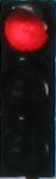
#> input picture red_light3.png, 56 x 179 px
$ python -i traffic_light_detection.py   (imports and definitions only)
#> lines starting #> are read from the running program, lines starting #| are printed output that depends on the picture
import os
import sys
import argparse

import cv2
import numpy as np
from sklearn.externals import joblib


class BlobDetector():

    def __init__(self, blob_color=255, min_area=16, max_area=38400,
        min_circularity=0.6, min_convexity=0.6, min_inertia_ratio=0.5):

        params = cv2.SimpleBlobDetector_Params()

        # Filter by Color
        params.filterByColor = True
        params.blobColor = blob_color

        # Filter by Area
        params.filterByArea = True
        params.minArea = min_area
        params.maxArea = max_area

        # Filter by Circularity
        params.filterByCircularity = True
        params.minCircularity = min_circularity

        # Filter by Convexity
        params.filterByConvexity = True
        params.minConvexity = min_convexity

        # Filter by Inertia
        params.filterByInertia = True
        params.minInertiaRatio = min_inertia_ratio

        self.detector = cv2.SimpleBlobDetector_create(params)

    def detect(self, image):
        return self.detector.detect(image)


class TrafficLightClassifier():

    def __init__(self, pca_path, clf_path, image_dims=(20, 60), image_channels=3):
        self.image_dims = image_dims
        self.image_channels = image_channels
        self.flattened_dims = self.image_dims[0] * self.image_dims[1] * self.image_channels

        self.pca = joblib.load(os.path.abspath(pca_path))
        self.clf = joblib.load(os.path.abspath(clf_path))

    # [5 lines left out: function predict, not called in this run]


class TrafficLightWCount():

    # [22 lines left out: functions __init__, increment_count, decrement_count, not called in this run]

    def gteq_threshold(self):
        return self.count >= self.threshold


class FrameProcessor():

    RELEVANT_IMAGE_PART = (0, 180)

    BLOB_PADDING_FACTOR_UP = 0.2
    BLOB_PADDING_FACTOR_SIDE = 0.2
    BLOBS_IN_TRAFFIC_LIGHT = 3

    SAME_POINT_PIXEL_TOLERANCE = 20

    RED_LIGHT_CLASS = 0


    def __init__(self):
        self.detector = BlobDetector()
        # TODO: Make green light logic and classifier
        self.classifier = TrafficLightClassifier("models/pca.pkl", "models/svm.pkl")

        self.red_lights = []

    # [105 lines left out: functions get_traffic_light_coordinates, get_traffic_light_from_keypoint, draw_boxes, check_if_same_points, traffic_lights_in_frame, not called in this run]


parser = argparse.ArgumentParser(
    description="Traffic light detection and localization (Currently only HORIZONTAL RED lights)\n"
)

file_type_choices = ["image", "video"]

# [39 lines not run here, left out]

>>> import cv2
>>> picture = cv2.imread('red_light3.png', cv2.IMREAD_GRAYSCALE)
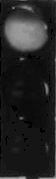
#> picture: shape (179, 56); min 0, max 175, mean 36.3
>>> result = FrameProcessor().traffic_lights_in_frame(picture)
#> (reads models/pca.pkl from the repository)
#> (the run stopped early here; a loop or call above may not have finished)
